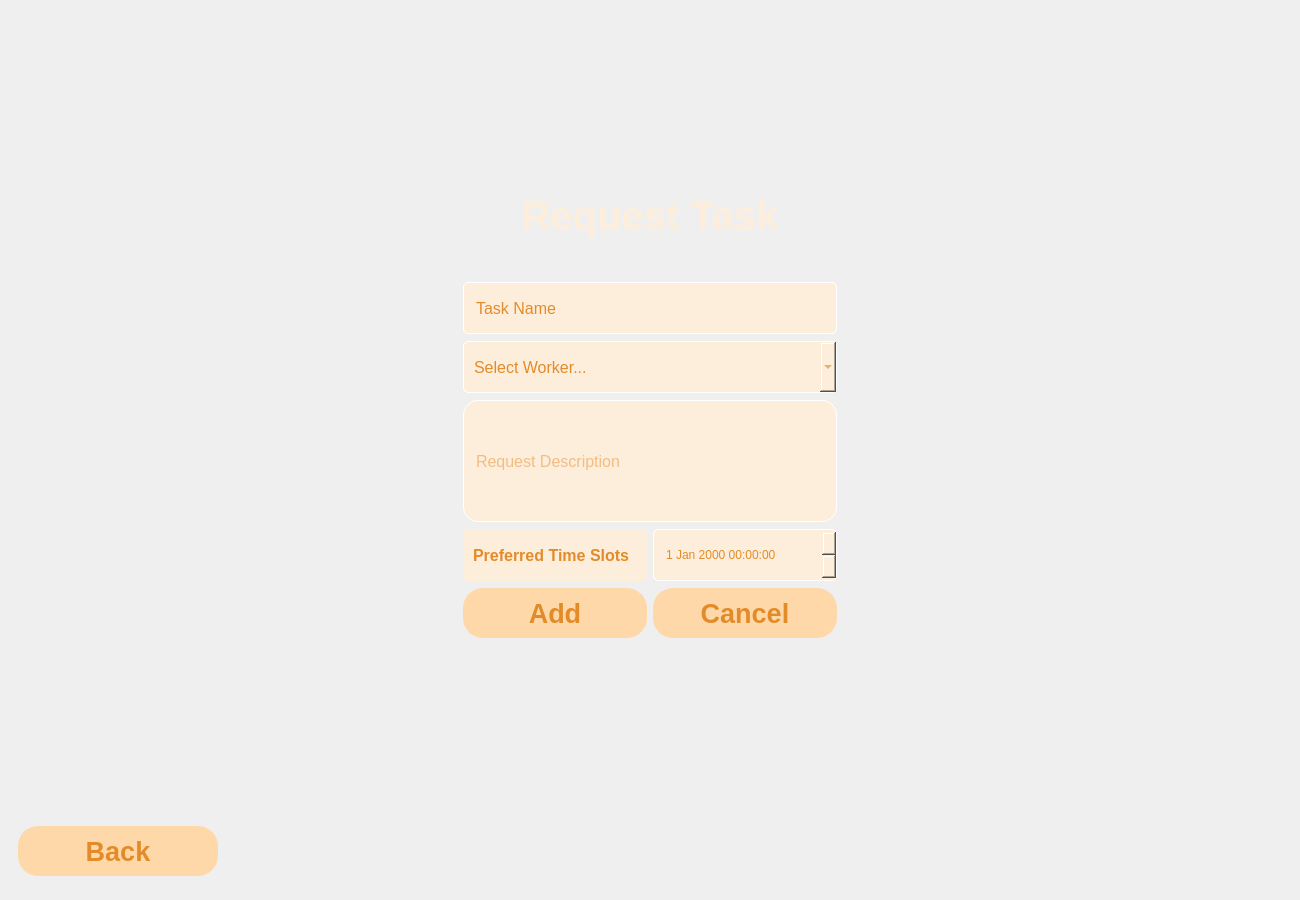
<?xml version="1.0" encoding="UTF-8"?>
<ui version="4.0">
 <class>RequestTask</class>
 <widget class="QMainWindow" name="RequestTask">
  <property name="geometry">
   <rect>
    <x>0</x>
    <y>0</y>
    <width>1300</width>
    <height>900</height>
   </rect>
  </property>
  <property name="windowTitle">
   <string>MainWindow</string>
  </property>
  <property name="styleSheet">
   <string notr="true"/>
  </property>
  <widget class="QWidget" name="centralwidget">
   <property name="styleSheet">
    <string notr="true">#centralwidget {
    background: qradialgradient(
        cx: 0.5, cy: 0.5,
        fx: 0.5, fy: 0.5,
        radius: 0.5,
        stop: 0.2981 rgba(241, 166, 97, 255),
        stop: 1 rgba(227, 139, 41, 255)
    );
}
QFrame {
    background: transparent;
    border: none;
}
QLineEdit{
	color: rgb(0, 0, 0,0.6);
}</string>
   </property>
   <layout class="QGridLayout" name="gridLayout">
    <item row="0" column="0">
     <widget class="QFrame" name="frame_4">
      <property name="frameShape">
       <enum>QFrame::Shape::StyledPanel</enum>
      </property>
      <property name="frameShadow">
       <enum>QFrame::Shadow::Raised</enum>
      </property>
      <layout class="QGridLayout" name="gridLayout_5">
       <item row="0" column="0">
        <widget class="QFrame" name="frame">
         <property name="maximumSize">
          <size>
           <width>410</width>
           <height>500</height>
          </size>
         </property>
         <property name="frameShape">
          <enum>QFrame::Shape::StyledPanel</enum>
         </property>
         <property name="frameShadow">
          <enum>QFrame::Shadow::Raised</enum>
         </property>
         <layout class="QGridLayout" name="gridLayout_2">
          <item row="0" column="0" colspan="2">
           <widget class="QLabel" name="request">
            <property name="maximumSize">
             <size>
              <width>16777215</width>
              <height>100</height>
             </size>
            </property>
            <property name="font">
             <font>
              <pointsize>30</pointsize>
              <bold>true</bold>
             </font>
            </property>
            <property name="styleSheet">
             <string notr="true">color: #FDEEDC;</string>
            </property>
            <property name="text">
             <string>Request Task</string>
            </property>
            <property name="alignment">
             <set>Qt::AlignmentFlag::AlignCenter</set>
            </property>
           </widget>
          </item>
          <item row="2" column="0" colspan="2">
           <widget class="QFrame" name="frame_2">
            <property name="styleSheet">
             <string notr="true">QLineEdit,QComboBox,QDateTimeEdit {
    height: 50px;
    border-radius: 5px;
    border: 1px solid #fff;
    padding-left: 10px;
    background-color: #FDEEDC;
	color:#E38B29;
}

QLabel{
	background-color: #FDEEDC;
color:#E38B29;
    border-radius: 5px;
}

QComboBox::drop-down,QComboBox::down-arrow  {
	margin:20px;
}

QPushButton{
	border: 1px solid #FFD8A9;
    height: 20px;
    background-color: #FFD8A9;
border-radius: 20px;
color:#E38B29;
}

QPushButton:hover{
    background-color: #9c6644;
border: 1px solid #9c6644;
	color:#FFD8A9;
transition: all 0.3s ease-in-out;
}</string>
            </property>
            <property name="frameShape">
             <enum>QFrame::Shape::StyledPanel</enum>
            </property>
            <property name="frameShadow">
             <enum>QFrame::Shadow::Raised</enum>
            </property>
            <layout class="QGridLayout" name="gridLayout_3">
             <property name="topMargin">
              <number>9</number>
             </property>
             <item row="1" column="0" colspan="2">
              <widget class="QComboBox" name="comboBox">
               <property name="font">
                <font>
                 <pointsize>12</pointsize>
                </font>
               </property>
               <property name="styleSheet">
                <string notr="true"/>
               </property>
               <property name="placeholderText">
                <string>Select Worker...</string>
               </property>
              </widget>
             </item>
             <item row="8" column="0">
              <widget class="QPushButton" name="add">
               <property name="maximumSize">
                <size>
                 <width>16777215</width>
                 <height>60</height>
                </size>
               </property>
               <property name="font">
                <font>
                 <pointsize>20</pointsize>
                 <bold>true</bold>
                </font>
               </property>
               <property name="cursor">
                <cursorShape>PointingHandCursor</cursorShape>
               </property>
               <property name="text">
                <string>Add</string>
               </property>
              </widget>
             </item>
             <item row="3" column="0">
              <widget class="QLabel" name="label">
               <property name="font">
                <font>
                 <pointsize>12</pointsize>
                 <bold>true</bold>
                </font>
               </property>
               <property name="text">
                <string>Preferred Time Slots</string>
               </property>
               <property name="alignment">
                <set>Qt::AlignmentFlag::AlignLeading|Qt::AlignmentFlag::AlignLeft|Qt::AlignmentFlag::AlignVCenter</set>
               </property>
               <property name="indent">
                <number>10</number>
               </property>
              </widget>
             </item>
             <item row="3" column="1">
              <widget class="QDateTimeEdit" name="preferredTimeSlots"/>
             </item>
             <item row="2" column="0" colspan="2">
              <widget class="QLineEdit" name="description">
               <property name="font">
                <font>
                 <pointsize>12</pointsize>
                 <bold>false</bold>
                </font>
               </property>
               <property name="styleSheet">
                <string notr="true">QLineEdit{
	height: 120px;
	border-radius: 10px;
	border: 1px solid #fff;
	padding-left:10px;
	background-color: #FDEEDC;

border-radius: 15px;
}</string>
               </property>
               <property name="placeholderText">
                <string>Request Description</string>
               </property>
              </widget>
             </item>
             <item row="8" column="1">
              <widget class="QPushButton" name="cancel">
               <property name="maximumSize">
                <size>
                 <width>16777215</width>
                 <height>50</height>
                </size>
               </property>
               <property name="font">
                <font>
                 <pointsize>20</pointsize>
                 <bold>true</bold>
                </font>
               </property>
               <property name="cursor">
                <cursorShape>PointingHandCursor</cursorShape>
               </property>
               <property name="text">
                <string>Cancel</string>
               </property>
              </widget>
             </item>
             <item row="0" column="0" colspan="2">
              <widget class="QLineEdit" name="taskName">
               <property name="enabled">
                <bool>false</bool>
               </property>
               <property name="font">
                <font>
                 <pointsize>12</pointsize>
                </font>
               </property>
               <property name="text">
                <string>Task Name</string>
               </property>
              </widget>
             </item>
            </layout>
           </widget>
          </item>
         </layout>
        </widget>
       </item>
      </layout>
     </widget>
    </item>
    <item row="1" column="0">
     <widget class="QFrame" name="frame_5">
      <property name="maximumSize">
       <size>
        <width>16777215</width>
        <height>80</height>
       </size>
      </property>
      <property name="styleSheet">
       <string notr="true">QPushButton{
	border: 1px solid #FFD8A9;
    height: 20px;
    background-color: #FFD8A9;
border-radius: 20px;
color:#E38B29;
}

QPushButton:hover{
    background-color: #9c6644;
border: 1px solid #9c6644;
	color:#FFD8A9;
transition: all 0.3s ease-in-out;
}</string>
      </property>
      <property name="frameShape">
       <enum>QFrame::Shape::StyledPanel</enum>
      </property>
      <property name="frameShadow">
       <enum>QFrame::Shadow::Raised</enum>
      </property>
      <layout class="QGridLayout" name="gridLayout_6">
       <property name="rightMargin">
        <number>9</number>
       </property>
       <item row="0" column="0">
        <widget class="QPushButton" name="back">
         <property name="maximumSize">
          <size>
           <width>200</width>
           <height>50</height>
          </size>
         </property>
         <property name="font">
          <font>
           <pointsize>20</pointsize>
           <bold>true</bold>
          </font>
         </property>
         <property name="cursor">
          <cursorShape>PointingHandCursor</cursorShape>
         </property>
         <property name="text">
          <string>Back</string>
         </property>
        </widget>
       </item>
       <item row="0" column="1">
        <widget class="QFrame" name="frame_6">
         <property name="frameShape">
          <enum>QFrame::Shape::StyledPanel</enum>
         </property>
         <property name="frameShadow">
          <enum>QFrame::Shadow::Raised</enum>
         </property>
        </widget>
       </item>
      </layout>
     </widget>
    </item>
   </layout>
  </widget>
 </widget>
 <resources/>
 <connections/>
</ui>
